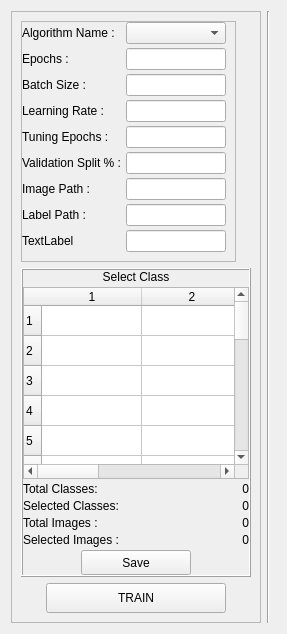
                         <widget class="QWidget" name="page_classification_training">
                          <layout class="QHBoxLayout" name="horizontalLayout_33">
                           <item>
                            <widget class="QFrame" name="frame_23">
                             <property name="maximumSize">
                              <size>
                               <width>250</width>
                               <height>16777215</height>
                              </size>
                             </property>
                             <property name="frameShape">
                              <enum>QFrame::StyledPanel</enum>
                             </property>
                             <property name="frameShadow">
                              <enum>QFrame::Raised</enum>
                             </property>
                             <layout class="QVBoxLayout" name="verticalLayout_31">
                              <item alignment="Qt::AlignLeft">
                               <widget class="QFrame" name="frame_25">
                                <property name="minimumSize">
                                 <size>
                                  <width>0</width>
                                  <height>50</height>
                                 </size>
                                </property>
                                <property name="frameShape">
                                 <enum>QFrame::StyledPanel</enum>
                                </property>
                                <property name="frameShadow">
                                 <enum>QFrame::Raised</enum>
                                </property>
                                <layout class="QVBoxLayout" name="verticalLayout_32">
                                 <property name="spacing">
                                  <number>4</number>
                                 </property>
                                 <property name="leftMargin">
                                  <number>0</number>
                                 </property>
                                 <property name="topMargin">
                                  <number>0</number>
                                 </property>
                                 <item>
                                  <layout class="QHBoxLayout" name="horizontalLayout_64">
                                   <item alignment="Qt::AlignLeft">
                                    <widget class="QLabel" name="label_67">
                                     <property name="text">
                                      <string>Algorithm Name :</string>
                                     </property>
                                    </widget>
                                   </item>
                                   <item>
                                    <widget class="QComboBox" name="comboBox_6"/>
                                   </item>
                                  </layout>
                                 </item>
                                 <item>
                                  <layout class="QHBoxLayout" name="horizontalLayout_69">
                                   <item alignment="Qt::AlignLeft">
                                    <widget class="QLabel" name="label_72">
                                     <property name="text">
                                      <string>Epochs :</string>
                                     </property>
                                    </widget>
                                   </item>
                                   <item>
                                    <widget class="QLineEdit" name="lineEdit_32">
                                     <property name="maximumSize">
                                      <size>
                                       <width>100</width>
                                       <height>16777215</height>
                                      </size>
                                     </property>
                                    </widget>
                                   </item>
                                  </layout>
                                 </item>
                                 <item>
                                  <layout class="QHBoxLayout" name="horizontalLayout_71">
                                   <item alignment="Qt::AlignLeft">
                                    <widget class="QLabel" name="label_74">
                                     <property name="text">
                                      <string>Batch Size :</string>
                                     </property>
                                    </widget>
                                   </item>
                                   <item>
                                    <widget class="QLineEdit" name="lineEdit_34">
                                     <property name="maximumSize">
                                      <size>
                                       <width>100</width>
                                       <height>16777215</height>
                                      </size>
                                     </property>
                                    </widget>
                                   </item>
                                  </layout>
                                 </item>
                                 <item>
                                  <layout class="QHBoxLayout" name="horizontalLayout_66">
                                   <item>
                                    <widget class="QLabel" name="label_69">
                                     <property name="text">
                                      <string>Learning Rate :</string>
                                     </property>
                                    </widget>
                                   </item>
                                   <item>
                                    <widget class="QLineEdit" name="lineEdit_29">
                                     <property name="maximumSize">
                                      <size>
                                       <width>100</width>
                                       <height>16777215</height>
                                      </size>
                                     </property>
                                    </widget>
                                   </item>
                                  </layout>
                                 </item>
                                 <item>
                                  <layout class="QHBoxLayout" name="horizontalLayout_68">
                                   <item>
                                    <widget class="QLabel" name="label_71">
                                     <property name="text">
                                      <string>Tuning Epochs :</string>
                                     </property>
                                    </widget>
                                   </item>
                                   <item>
                                    <widget class="QLineEdit" name="lineEdit_31">
                                     <property name="maximumSize">
                                      <size>
                                       <width>100</width>
                                       <height>16777215</height>
                                      </size>
                                     </property>
                                    </widget>
                                   </item>
                                  </layout>
                                 </item>
                                 <item>
                                  <layout class="QHBoxLayout" name="horizontalLayout_65">
                                   <item>
                                    <widget class="QLabel" name="label_68">
                                     <property name="text">
                                      <string>Validation Split % :</string>
                                     </property>
                                    </widget>
                                   </item>
                                   <item>
                                    <widget class="QLineEdit" name="lineEdit_28">
                                     <property name="maximumSize">
                                      <size>
                                       <width>100</width>
                                       <height>16777215</height>
                                      </size>
                                     </property>
                                    </widget>
                                   </item>
                                  </layout>
                                 </item>
                                 <item>
                                  <layout class="QHBoxLayout" name="horizontalLayout_70">
                                   <item>
                                    <widget class="QLabel" name="label_73">
                                     <property name="text">
                                      <string>Image Path :</string>
                                     </property>
                                    </widget>
                                   </item>
                                   <item>
                                    <widget class="QLineEdit" name="lineEdit_33">
                                     <property name="maximumSize">
                                      <size>
                                       <width>100</width>
                                       <height>16777215</height>
                                      </size>
                                     </property>
                                    </widget>
                                   </item>
                                  </layout>
                                 </item>
                                 <item>
                                  <layout class="QHBoxLayout" name="horizontalLayout_67">
                                   <item>
                                    <widget class="QLabel" name="label_70">
                                     <property name="text">
                                      <string>Label Path :</string>
                                     </property>
                                    </widget>
                                   </item>
                                   <item>
                                    <widget class="QLineEdit" name="lineEdit_30">
                                     <property name="maximumSize">
                                      <size>
                                       <width>100</width>
                                       <height>16777215</height>
                                      </size>
                                     </property>
                                    </widget>
                                   </item>
                                  </layout>
                                 </item>
                                 <item>
                                  <layout class="QHBoxLayout" name="horizontalLayout_72">
                                   <item>
                                    <widget class="QLabel" name="label_75">
                                     <property name="text">
                                      <string>TextLabel</string>
                                     </property>
                                    </widget>
                                   </item>
                                   <item>
                                    <widget class="QLineEdit" name="lineEdit_35">
                                     <property name="maximumSize">
                                      <size>
                                       <width>100</width>
                                       <height>16777215</height>
                                      </size>
                                     </property>
                                    </widget>
                                   </item>
                                  </layout>
                                 </item>
                                </layout>
                               </widget>
                              </item>
                              <item>
                               <widget class="QFrame" name="frame_26">
                                <property name="cursor">
                                 <cursorShape>ArrowCursor</cursorShape>
                                </property>
                                <property name="frameShape">
                                 <enum>QFrame::Box</enum>
                                </property>
                                <property name="frameShadow">
                                 <enum>QFrame::Raised</enum>
                                </property>
                                <layout class="QVBoxLayout" name="verticalLayout_40">
                                 <property name="spacing">
                                  <number>3</number>
                                 </property>
                                 <property name="leftMargin">
                                  <number>0</number>
                                 </property>
                                 <property name="topMargin">
                                  <number>0</number>
                                 </property>
                                 <property name="rightMargin">
                                  <number>0</number>
                                 </property>
                                 <property name="bottomMargin">
                                  <number>0</number>
                                 </property>
                                 <item>
                                  <widget class="QLabel" name="label_52">
                                   <property name="minimumSize">
                                    <size>
                                     <width>100</width>
                                     <height>0</height>
                                    </size>
                                   </property>
                                   <property name="styleSheet">
                                    <string notr="true">text-align: center;</string>
                                   </property>
                                   <property name="text">
                                    <string>Select Class</string>
                                   </property>
                                   <property name="alignment">
                                    <set>Qt::AlignCenter</set>
                                   </property>
                                  </widget>
                                 </item>
                                 <item>
                                  <widget class="QTableWidget" name="table_classification_select_class">
                                   <property name="rowCount">
                                    <number>20</number>
                                   </property>
                                   <property name="columnCount">
                                    <number>3</number>
                                   </property>
                                   <row/>
                                   <row/>
                                   <row/>
                                   <row/>
                                   <row/>
                                   <row/>
                                   <row/>
                                   <row/>
                                   <row/>
                                   <row/>
                                   <row/>
                                   <row/>
                                   <row/>
                                   <row/>
                                   <row/>
                                   <row/>
                                   <row/>
                                   <row/>
                                   <row/>
                                   <row/>
                                   <column/>
                                   <column/>
                                   <column/>
                                  </widget>
                                 </item>
                                 <item>
                                  <layout class="QHBoxLayout" name="horizontalLayout_50">
                                   <item>
                                    <widget class="QLabel" name="label_53">
                                     <property name="text">
                                      <string>Total Classes:</string>
                                     </property>
                                    </widget>
                                   </item>
                                   <item>
                                    <widget class="QLabel" name="label_57">
                                     <property name="text">
                                      <string>0</string>
                                     </property>
                                     <property name="alignment">
                                      <set>Qt::AlignRight|Qt::AlignTrailing|Qt::AlignVCenter</set>
                                     </property>
                                    </widget>
                                   </item>
                                  </layout>
                                 </item>
                                 <item>
                                  <layout class="QHBoxLayout" name="horizontalLayout_51">
                                   <item>
                                    <widget class="QLabel" name="label_54">
                                     <property name="text">
                                      <string>Selected Classes:</string>
                                     </property>
                                    </widget>
                                   </item>
                                   <item>
                                    <widget class="QLabel" name="label_64">
                                     <property name="text">
                                      <string>0</string>
                                     </property>
                                     <property name="alignment">
                                      <set>Qt::AlignRight|Qt::AlignTrailing|Qt::AlignVCenter</set>
                                     </property>
                                    </widget>
                                   </item>
                                  </layout>
                                 </item>
                                 <item>
                                  <layout class="QHBoxLayout" name="horizontalLayout_52">
                                   <item>
                                    <widget class="QLabel" name="label_55">
                                     <property name="text">
                                      <string>Total Images :</string>
                                     </property>
                                    </widget>
                                   </item>
                                   <item>
                                    <widget class="QLabel" name="label_65">
                                     <property name="text">
                                      <string>0</string>
                                     </property>
                                     <property name="alignment">
                                      <set>Qt::AlignRight|Qt::AlignTrailing|Qt::AlignVCenter</set>
                                     </property>
                                    </widget>
                                   </item>
                                  </layout>
                                 </item>
                                 <item>
                                  <layout class="QHBoxLayout" name="horizontalLayout_53">
                                   <item>
                                    <widget class="QLabel" name="label_56">
                                     <property name="text">
                                      <string>Selected Images :</string>
                                     </property>
                                    </widget>
                                   </item>
                                   <item>
                                    <widget class="QLabel" name="label_66">
                                     <property name="text">
                                      <string>0</string>
                                     </property>
                                     <property name="alignment">
                                      <set>Qt::AlignRight|Qt::AlignTrailing|Qt::AlignVCenter</set>
                                     </property>
                                    </widget>
                                   </item>
                                  </layout>
                                 </item>
                                 <item alignment="Qt::AlignHCenter">
                                  <widget class="QPushButton" name="pushButton_20">
                                   <property name="minimumSize">
                                    <size>
                                     <width>110</width>
                                     <height>25</height>
                                    </size>
                                   </property>
                                   <property name="maximumSize">
                                    <size>
                                     <width>110</width>
                                     <height>30</height>
                                    </size>
                                   </property>
                                   <property name="cursor">
                                    <cursorShape>PointingHandCursor</cursorShape>
                                   </property>
                                   <property name="text">
                                    <string>Save</string>
                                   </property>
                                  </widget>
                                 </item>
                                </layout>
                               </widget>
                              </item>
                              <item alignment="Qt::AlignHCenter">
                               <widget class="QPushButton" name="pushButton_18">
                                <property name="minimumSize">
                                 <size>
                                  <width>180</width>
                                  <height>30</height>
                                 </size>
                                </property>
                                <property name="maximumSize">
                                 <size>
                                  <width>180</width>
                                  <height>16777215</height>
                                 </size>
                                </property>
                                <property name="cursor">
                                 <cursorShape>PointingHandCursor</cursorShape>
                                </property>
                                <property name="text">
                                 <string>TRAIN</string>
                                </property>
                               </widget>
                              </item>
                             </layout>
                            </widget>
                           </item>
                           <item>
                            <widget class="Line" name="line_8">
                             <property name="orientation">
                              <enum>Qt::Vertical</enum>
                             </property>
                            </widget>
                           </item>
                           <item>
                            <widget class="QFrame" name="frame_24">
                             <property name="frameShape">
                              <enum>QFrame::StyledPanel</enum>
                             </property>
                             <property name="frameShadow">
                              <enum>QFrame::Raised</enum>
                             </property>
                             <widget class="QLabel" name="label_32">
                              <property name="geometry">
                               <rect>
                                <x>120</x>
                                <y>0</y>
                                <width>354</width>
                                <height>463</height>
                               </rect>
                              </property>
                              <property name="text">
                               <string>train</string>
                              </property>
                             </widget>
                            </widget>
                           </item>
                          </layout>
                         </widget>
